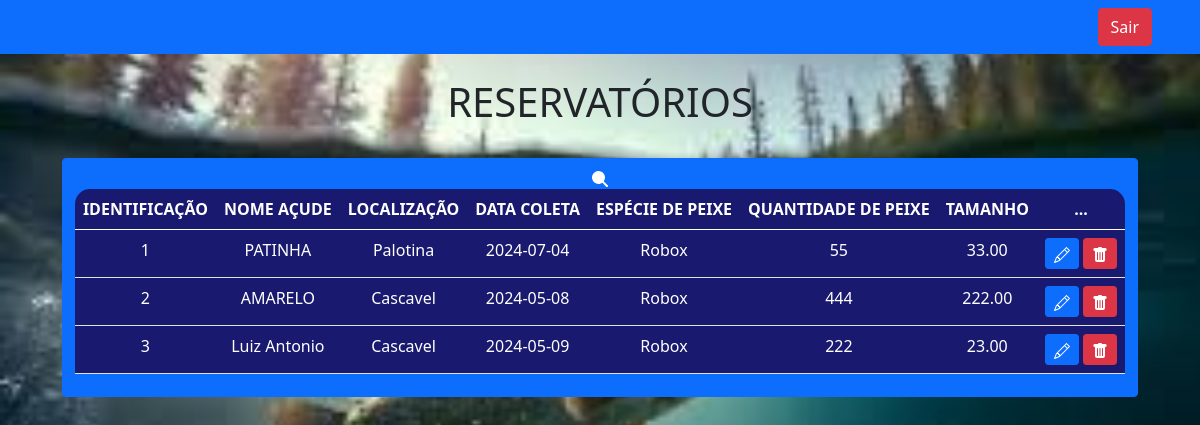
Page /reserva.php on the committed database.
### tables this page shows
CREATE TABLE `reservatorios` (
  `id` int(11) NOT NULL,
  `nome` varchar(100) NOT NULL,
  `localizacao` varchar(255) DEFAULT NULL,
  `data_coleta` date DEFAULT NULL,
  `especie_peixe` varchar(50) DEFAULT NULL,
  `quantidade_peixes` int(11) DEFAULT NULL,
  `tamanho_medio_peixes` decimal(5,2) DEFAULT NULL,
  `imagem` varchar(255) DEFAULT NULL
);

### reserva.php (the view, shortened to what this page needs)
<?php
include_once('config.php');
$sql = "SELECT id, nome, localizacao, data_coleta, especie_peixe, quantidade_peixes, tamanho_medio_peixes, imagem FROM reservatorios";
$result = $conn->query($sql);
?>
<!DOCTYPE html>
<html lang="pt-br">
<head>
    <link href="https://cdn.jsdelivr.net/npm/bootstrap@5.0.2/dist/css/bootstrap.min.css" rel="stylesheet">
</head>
<body>
<nav class="navbar navbar-expand-lg navbar-dark bg-primary">
    <div class="container-fluid">
    </div>
    <div class="d-flex">
        <a href="sair.php" class="btn btn-danger me-5">Sair</a>
    </div>
</nav>
<br>
<?php
echo "<h1>RESERVATÓRIOS</h1>";
?>
<br>
<div class="box-search">
    <button onclick="searchData()" class="btn btn-primary">
        <svg xmlns="http://www.w3.org/2000/svg" width="16" height="16" fill="currentColor" class="bi bi-search" viewBox="0 0 16 16">
            <path d="M11.742 10.344a6.5 6.5 0 1 0-1.397 1.398h-.001c.03.04.062.078.098.115l3.85 3.85a1 1 0 0 0 1.415-1.414l-3.85-3.85a1.007 1.007 0 0 0-.115-.1zM12 6
            </svg>
        </button>
    </div>
    <div class="m-5">
        <table class="table text-white table-bg">
            <thead>
                <tr>
                    <th scope="col">IDENTIFICAÇÃO</th>
                    <th scope="col">NOME AÇUDE</th>
                    <th scope="col">LOCALIZAÇÃO</th>
                    <th scope="col">DATA COLETA</th>
                    <th scope="col">ESPÉCIE DE PEIXE</th>
                    <th scope="col">QUANTIDADE DE PEIXE</th>
                    <th scope="col">TAMANHO</th>
                    <th scope="col">...</th>
                </tr>
            </thead>
            <tbody>
                <?php
                    while($user_data = mysqli_fetch_assoc($result)) {
                        echo "<tr>";
                        echo "<td>".$user_data['id']."</td>";
                        echo "<td>".$user_data['nome']."</td>";
                        echo "<td>".$user_data['localizacao']."</td>";
                        echo "<td>".$user_data['data_coleta']."</td>";
                        echo "<td>".$user_data['especie_peixe']."</td>";
                        echo "<td>".$user_data['quantidade_peixes']."</td>";
                        echo "<td>".$user_data['tamanho_medio_peixes']."</td>";
                        echo "<td>
                        <a class='btn btn-sm btn-primary' href='edit.php?id=$user_data[id]' title='Editar'>
                            <svg xmlns='http://www.w3.org/2000/svg' width='16' height='16' fill='currentColor' class='bi bi-pencil' viewBox='0 0 16 16'>
                                <path d='M12.146.146a.5.5 0 0 1 .708 0l3 3a.5.5 0 0 1 0 .708l-10 10a.5.5 0 0 1-.168.11l-5 2a.5.5 0 0 1-.65-.65l2-5a.5.5 0 0 1 .11-.168l10-10zM11.207 2.5 13.5 4.793 14.793 3.5 12.5 1.207 11.207 2.5zm1.586 3L10.5 3.207 4 9.707V10h.5a.5.5 0 0 1 .5.5v.5h.5a.5.5 0 0 1 .5.5v.5h.293l6.5-6.5zm-9.761 5.175-.106.106-1.528 3.821 3.821-1.528.106-.106A.5.5 0 0 1 5 12.5V12h-.5a.5.5 0 0 1-.5-.5V11h-.5a.5.5 0 0 1-.468-.325z'/>
                            </svg>
                            </a>
                            <a class='btn btn-sm btn-danger' href='delete.php?id=$user_data[id]' title='Deletar'>
                                <svg xmlns='http://www.w3.org/2000/svg' width='16' height='16' fill='currentColor' class='bi bi-trash-fill' viewBox='0 0 16 16'>
                                    <path d='M2.5 1a1 1 0 0 0-1 1v1a1 1 0 0 0 1 1H3v9a2 2 0 0 0 2 2h6a2 2 0 0 0 2-2V4h.5a1 1 0 0 0 1-1V2a1 1 0 0 0-1-1H10a1 1 0 0 0-1-1H7a1 1 0 0 0-1 1H2.5zm3 4a.5.5 0 0 1 .5.5v7a.5.5 0 0 1-1 0v-7a.5.5 0 0 1 .5-.5zM8 5a.5.5 0 0 1 .5.5v7a.5.5 0 0 1-1 0v-7A.5.5 0 0 1 8 5zm3 .5v7a.5.5 0 0 1-1 0v-7a.5.5 0 0 1 1 0z'/>
                                </svg>
                            </a>
                            </td>";
                        echo "</tr>";
                    }
                    ?>
            </tbody>
        </table>
    </div>
</body>
</html>

### reserva.php (style rules this page uses)
body { background: url(peixe.jpeg); background-repeat: no-repeat; background-size: cover; color: black 0.6; text-align: center; }
.table-bg { background-color: #191970; border-radius: 15px 15px 0 0; }
.box-search { display: flex; justify-content: center; gap: 0.1%; }

### rows in the picture
reservatorios: id "1", nome "PATINHA", localizacao "Palotina", data_coleta "2024-07-04", especie_peixe "Robox", quantidade_peixes "55", tamanho_medio_peixes "33.00"
reservatorios: id "2", nome "AMARELO", localizacao "Cascavel", data_coleta "2024-05-08", especie_peixe "Robox", quantidade_peixes "444", tamanho_medio_peixes "222.00"
reservatorios: id "3", nome "Luiz Antonio", localizacao "Cascavel", data_coleta "2024-05-09", especie_peixe "Robox", quantidade_peixes "222", tamanho_medio_peixes "23.00"
